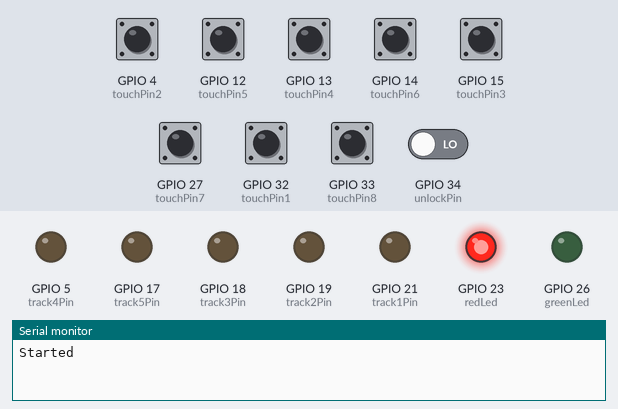
Bench run of a sketch on a simulated ESP32. On the bench: output pins drawn as LEDs (lit = HIGH), the last lines printed to the serial monitor. Inputs (shaded band) come from the test bench; at power-on: GPIO 4 (touchPin2), GPIO 12 (touchPin5), GPIO 13 (touchPin4), GPIO 14 (touchPin6), GPIO 15 (touchPin3), GPIO 27 (touchPin7), GPIO 32 (touchPin1), GPIO 33 (touchPin8) HIGH, GPIO 34 (unlockPin) LOW.

Above: at 1.2 s.
1.3 s: GPIO 34 (unlockPin) driven HIGH
At 2.4 s:
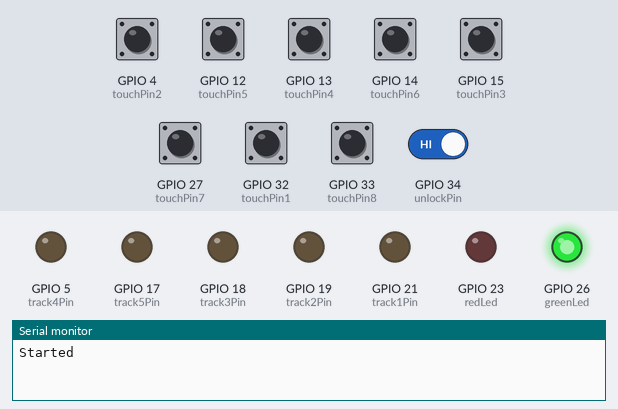
2.8 s: GPIO 4 (touchPin2) pulled LOW for 0.15 s
At 2.88 s:
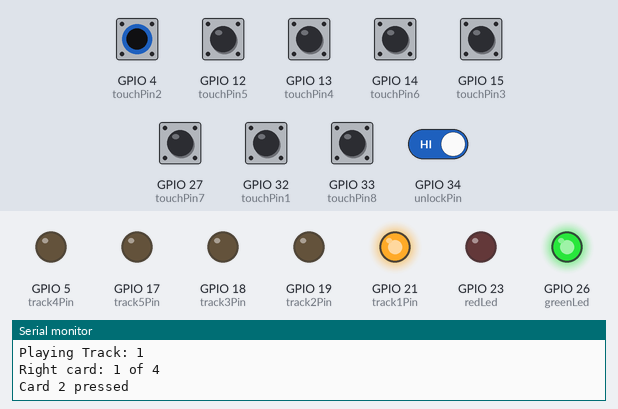
4.4 s: GPIO 12 (touchPin5) pulled LOW for 0.15 s
At 4.48 s:
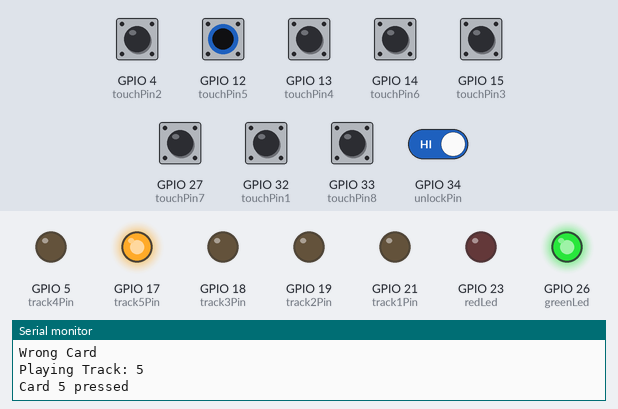
6.0 s: GPIO 34 (unlockPin) driven LOW
At 8.9 s:
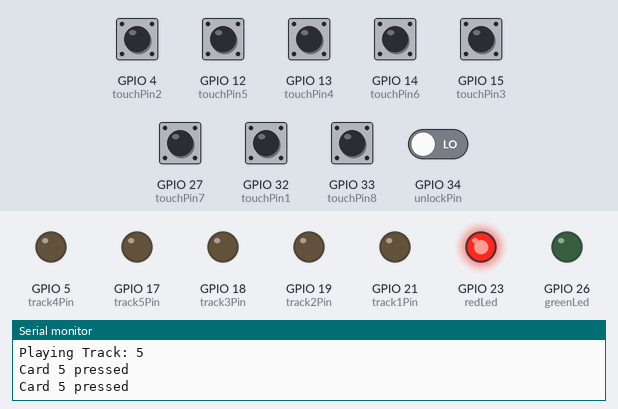
Timing chart, 0 to 10.0 s (numbered marks = the images above; inputs shaded):
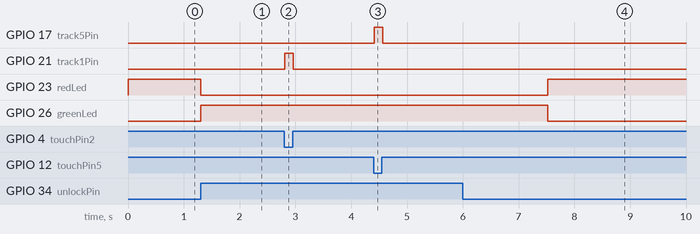

The sketch:

Touch_Prop.ino
```cpp
int answer[] = {2,8,6,5};
int answerLength = 4; // Must match the no. of values in the array above.

int touchPin1 = T9; // GPIO 32
int touchPin2 = T0; // GPIO 04
int touchPin3 = T3; // GPIO 15
int touchPin4 = T4; // GPIO 13
int touchPin5 = T5; // GPIO 12
int touchPin6 = T6; // GPIO 14
int touchPin7 = T7; // GPIO 27
int touchPin8 = T8; // GPIO 33

#define greenLed  (26)
#define redLed  (23)
#define unlockPin (34)
#define track1Pin (21)
#define track2Pin (19)
#define track3Pin (18)
#define track4Pin (5)
#define track5Pin (17)
bool propLocked = true;
int unlockVal;
// ints to store values of touch sensors
int touchVal1,touchVal2,touchVal3,touchVal4,touchVal5,touchVal6,touchVal7,touchVal8;

// touch thresholds per pin (they vary depending on cable length etc.), below this value is a touch.
int th1 = 40, th2 = 35, th3 = 32, th4 = 35, th5 = 37, th6 = 36, th7 =35, th8 = 35;

int delayTime = 50;
int position = 0;
int lastCard = 0;
unsigned long lastSound = 0;
unsigned long currentTime;
unsigned long minSoundLength = 145;


int totalFails = 30; // No. of low readings on Success Pin before locking, i.e. no object near
int currentFails = totalFails;

// // ********** Serial MP3 Commands - minimal *******************
// // Serial2 used - MP3 RX Pin to GPIO 17(TX) TX PIN GPIO 16(RX)
// #define CMD_PLAY_INDEX        0X03    //-> Play with index.
// #define CMD_SEL_DEV           0X09    //-> Select device.
// #define DEV_TF                0X02    //-> 02 for TF card.
// // Select device : 7E FF 06 09 00 00 02 EF -> Select storage device to TF card.
// static int8_t Send_buf[8] = {0}; //-> Buffer to send commands.

// ******************* ESP32 NOW Config
#include <esp_now.h>
#include <WiFi.h>
uint8_t broadcastAddress[] = {0xC8, 0x2E, 0x18, 0xC3, 0x72, 0x30}; // MAC: C8:2E:18:C3:72:30

// struct data packet to send - just a bool
typedef struct struct_message {
  bool open;
} struct_message;
struct_message myData;
esp_now_peer_info_t peerInfo;

// callback when data is sent
void OnDataSent(const uint8_t *mac_addr, esp_now_send_status_t status) {
  Serial.print("\r\nLast Packet Send Status:\t");
  Serial.println(status == ESP_NOW_SEND_SUCCESS ? "Delivery Success" : "Delivery Fail");
}


void setup() {

  Serial.begin(115200);


  // *********************************** Config PINS

  pinMode(greenLed,OUTPUT);
  pinMode(redLed,OUTPUT);
  pinMode(unlockPin,INPUT);
  pinMode(track1Pin,OUTPUT);
  pinMode(track1Pin,OUTPUT);
  pinMode(track2Pin,OUTPUT);
  pinMode(track3Pin,OUTPUT);
  pinMode(track4Pin,OUTPUT);
  pinMode(track5Pin,OUTPUT);
  lockProp();
  // // *********************************** Config MP3
  // Serial2.begin(9600); // MP3 Player
  // delay(500); // wait half a second for MP3 player
  // sendCommand(CMD_SEL_DEV, 0, DEV_TF); // Select SD Card
  // delay(500); // wait another half a second for MP3 player
  // *********************************** Config WiFI and ESP-NOW
  WiFi.mode(WIFI_STA);
  if (esp_now_init() != ESP_OK) {
    Serial.println("Error initializing ESP-NOW");
    return;
  }

  // Once ESPNow is successfully Init, we will register for Send CB to get the status of Trasnmitted packet
  esp_now_register_send_cb(OnDataSent);
  // Register peer
  memcpy(peerInfo.peer_addr, broadcastAddress, 6);
  peerInfo.channel = 0;
  peerInfo.encrypt = false;

  // Add peer
  if (esp_now_add_peer(&peerInfo) != ESP_OK){
    Serial.println("Failed to add peer");
    return;
  }
  Serial.println("Started");
}
void lockProp()
{
  propLocked = true;
  digitalWrite(greenLed,LOW);
  digitalWrite(redLed,HIGH);
}
void unlockProp()
{
  propLocked = false;
  digitalWrite(greenLed,HIGH);
  digitalWrite(redLed,LOW);
}

void loop() {


  unlockVal = digitalRead(unlockPin);
  if (unlockVal == 1)
  {
    unlockProp();
    currentFails = 0;
  }
  else
  {
    if (currentFails >= totalFails)
    {
      lockProp();
    }
    else
    {
      currentFails++;
    }
  }

  if (!propLocked)
  {
    readtouch();
  }
  delay(delayTime);

  currentTime = millis();
  if (currentTime - lastSound > minSoundLength)
  {
    digitalWrite(track1Pin,LOW);
    digitalWrite(track2Pin,LOW);
    digitalWrite(track3Pin,LOW);
    digitalWrite(track4Pin,LOW);
    digitalWrite(track5Pin,LOW);
  }
  // for (int i = 1; i<=5;i++)
  // {
  //   playSound(i);
  //   currentTime = millis();
  //   if (currentTime - lastSound > minSoundLength)
  //   {
  //     analogWrite(soundPin,0);
  //   }
  //   delay(2000);
  // }
}


void readtouch()
{

  touchVal1 = touchRead(touchPin1);
  touchVal2 = touchRead(touchPin2);
  touchVal3 = touchRead(touchPin3);
  touchVal4 = touchRead(touchPin4);
  touchVal5 = touchRead(touchPin5);
  touchVal6 = touchRead(touchPin6);
  touchVal7 = touchRead(touchPin7);
  touchVal8 = touchRead(touchPin8);

  if (touchVal1 <= th1)
  {
    touchedCard(1);
  }
  if (touchVal2 <= th2)
  {
    touchedCard(2);
  }
  if (touchVal3 <= th3)
  {
    touchedCard(3);
  }
  if (touchVal4 <= th4)
  {
    touchedCard(4);
  }
  if (touchVal5 <= th5)
  {
    touchedCard(5);
  }
  if (touchVal6 <= th6)
  {
    touchedCard(6);
  }
  if (touchVal7 <= th7)
  {
    touchedCard(7);
  }
  if (touchVal8 <= th8)
  {
    touchedCard(8);
  }

  //uncomment to poll  values
  // String output = "1:" + String(touchVal1) + " 2:" + String(touchVal2) + " 3:" + String(touchVal3)+ " 4:" + String(touchVal4);
  // output = output + " 5:" + String(touchVal5) + " 6:" + String(touchVal6) + " 7:" + String(touchVal7)+ " 8:" + String(touchVal8);
  // Serial.println(output);

}

void solved()
{
  position = 0;
  Serial.println("SUCCESS!");

  // Send unlock over ESP-NOW
  myData.open = true;
  esp_err_t result = esp_now_send(broadcastAddress, (uint8_t *) &myData, sizeof(myData));

  if (result == ESP_OK) {
    Serial.println("Sent with success");
  }
  else {
    Serial.println("Error sending the data");
  }

}

void playSound(int track)
{

  Serial.print("Playing Track: ");
  Serial.println(track);
  // sendCommand(CMD_PLAY_INDEX, 0, track);
  switch (track) {
    case 1:
      digitalWrite(track1Pin,HIGH);
      break;
    case 2:
      digitalWrite(track2Pin,HIGH);
      break;
    case 3:
      digitalWrite(track3Pin,HIGH);
      break;
  case 4:  // Final Sound
    digitalWrite(track4Pin,HIGH);
    break;
  case 5:  // Fail Sound
    digitalWrite(track5Pin,HIGH);
    break;
  }
  lastSound = millis();
}

void touchedCard(int card)
{
  Serial.print("Card ");
  Serial.print(card);
  Serial.println(" pressed");

  if (card != lastCard)
  {
    if (answer[position] == card)
    {
      position++;
      playSound(position);
      lastCard = card;

      Serial.print("Right card: ");
      Serial.print(position);
      Serial.print(" of ");
      Serial.println(answerLength);

      if (position == answerLength)
      {
        solved();
      }

    }
    else
    {
      Serial.println("Wrong Card");
      lastCard = card;
      position = 0;
      playSound(5);
    }
  }
}

// // Function for sending commands.
// void sendCommand(byte command){
//   sendCommand(command, 0, 0);
// }

// void sendCommand(byte command, byte dat1, byte dat2){
//   delay(20);
//   Send_buf[0] = 0x7E;    //-> Every command should start with $(0x7E)
//   Send_buf[1] = 0xFF;    //-> Version information
//   Send_buf[2] = 0x06;    //-> The number of bytes of the command without starting byte and ending byte
//   Send_buf[3] = command; //-> Such as PLAY and PAUSE and so on
//   Send_buf[4] = 0x01;    //-> 0x00 = not feedback, 0x01 = feedback
//   Send_buf[5] = dat1;    //-> data1
//   Send_buf[6] = dat2;    //-> data2
//   Send_buf[7] = 0xEF;    //-> Ending byte of the command
//   for (uint8_t i = 0; i < 8; i++){
//     Serial2.write(Send_buf[i]) ;
//   }
// }
```

Measured:
- after the input at 1.3 s, GPIO 23 (redLed): HIGH → LOW at once; GPIO 26 (greenLed): LOW → HIGH at once
- after the input at 2.8 s, GPIO 21 (track1Pin): LOW → HIGH at once, → LOW 0.15 s later
- after the input at 4.4 s, GPIO 17 (track5Pin): LOW → HIGH at once, → LOW 0.15 s later
- after the input at 6.0 s, GPIO 23 (redLed): LOW → HIGH after 1.5 s; GPIO 26 (greenLed): HIGH → LOW after 1.5 s
